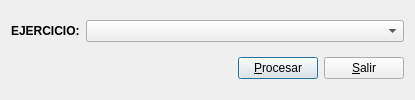
<ui version="4.0" >
 <author>José Manuel Díez Botella</author>
 <class>marcacerrado</class>
 <widget class="QDialog" name="marcacerrado" >
  <property name="geometry" >
   <rect>
    <x>0</x>
    <y>0</y>
    <width>415</width>
    <height>100</height>
   </rect>
  </property>
  <property name="windowTitle" >
   <string>Marcar como cerrado ejercicio</string>
  </property>
  <layout class="QVBoxLayout" >
   <property name="margin" >
    <number>11</number>
   </property>
   <property name="spacing" >
    <number>6</number>
   </property>
   <item>
    <layout class="QHBoxLayout" >
     <property name="margin" >
      <number>0</number>
     </property>
     <property name="spacing" >
      <number>6</number>
     </property>
     <item>
      <widget class="QLabel" name="textLabel1" >
       <property name="text" >
        <string>&lt;b>EJERCICIO:&lt;/b></string>
       </property>
       <property name="wordWrap" >
        <bool>false</bool>
       </property>
      </widget>
     </item>
     <item>
      <widget class="QComboBox" name="ejerciciocomboBox" >
       <property name="sizePolicy" >
        <sizepolicy>
         <hsizetype>3</hsizetype>
         <vsizetype>0</vsizetype>
         <horstretch>0</horstretch>
         <verstretch>0</verstretch>
        </sizepolicy>
       </property>
      </widget>
     </item>
    </layout>
   </item>
   <item>
    <layout class="QHBoxLayout" >
     <property name="margin" >
      <number>0</number>
     </property>
     <property name="spacing" >
      <number>6</number>
     </property>
     <item>
      <spacer>
       <property name="orientation" >
        <enum>Qt::Horizontal</enum>
       </property>
       <property name="sizeType" >
        <enum>QSizePolicy::Expanding</enum>
       </property>
       <property name="sizeHint" >
        <size>
         <width>81</width>
         <height>20</height>
        </size>
       </property>
      </spacer>
     </item>
     <item>
      <widget class="QPushButton" name="procesarpushButton" >
       <property name="text" >
        <string>&amp;Procesar</string>
       </property>
       <property name="shortcut" >
        <string>Alt+P</string>
       </property>
      </widget>
     </item>
     <item>
      <widget class="QPushButton" name="salirpushButton" >
       <property name="text" >
        <string>&amp;Salir</string>
       </property>
       <property name="shortcut" >
        <string>Alt+S</string>
       </property>
      </widget>
     </item>
    </layout>
   </item>
  </layout>
 </widget>
 <layoutdefault spacing="6" margin="11" />
 <tabstops>
  <tabstop>ejerciciocomboBox</tabstop>
  <tabstop>procesarpushButton</tabstop>
  <tabstop>salirpushButton</tabstop>
 </tabstops>
 <includes/>
 <resources/>
 <connections>
  <connection>
   <sender>salirpushButton</sender>
   <signal>clicked()</signal>
   <receiver>marcacerrado</receiver>
   <slot>reject()</slot>
   <hints>
    <hint type="sourcelabel" >
     <x>20</x>
     <y>20</y>
    </hint>
    <hint type="destinationlabel" >
     <x>20</x>
     <y>20</y>
    </hint>
   </hints>
  </connection>
 </connections>
</ui>
